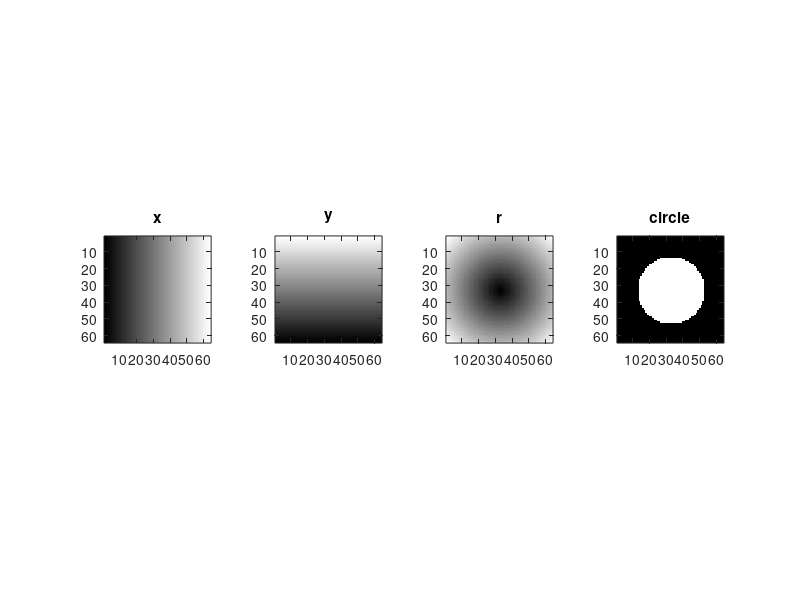
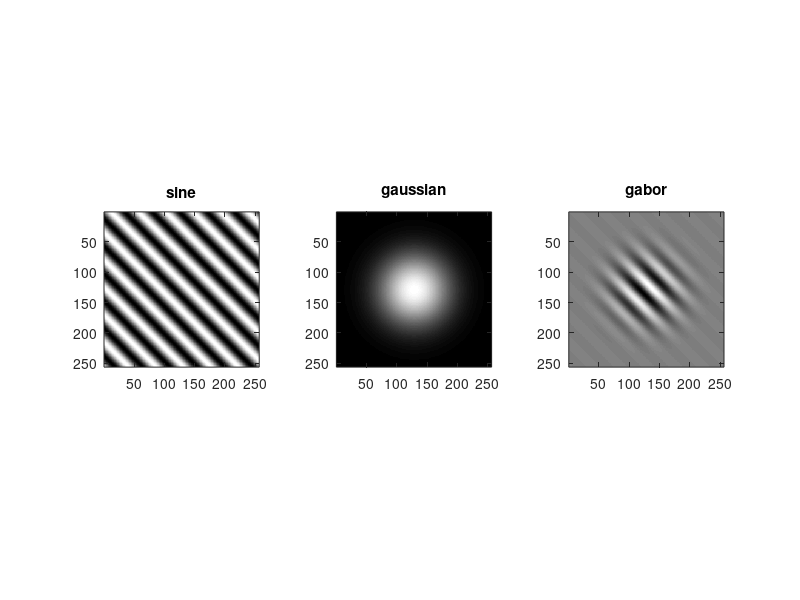

These charts were generated, in order, by the following MATLAB code: (Note: this script raises an error after producing the figures.)
% imagemat.m  How to use coordinate matrices to make images%% make and show coordinate matricesxlist = 1:10;ylist = 1:20;[x,y] = meshgrid(xlist,ylist); % produce the coordinates of a rectangular grid x and yplot(x,y, '.k')subplot(1,3,1); imagesc(x); axis image; title 'x'; colorbar;subplot(1,3,2); imagesc(y); axis image; title 'y'; colorbar;subplot(1,3,3); plot(x,y, 'ok'); set(gca,'xlim',[0,11],'ylim',[0,21]); title 'x and y';colormap gray;%% make and show centered coordinate matricesn = 10;midn = floor(n/2)+1;xylist = (1:n)-midn;[x,y] = meshgrid(xylist,-xylist) % subtract y-values to make y-axis be oriented upwardssubplot(1,3,1); imagesc(x); axis image; title 'x'; colorbar;subplot(1,3,2); imagesc(y); axis image; title 'y'; colorbar;subplot(1,3,3); plot(x,y, 'ok'); axis image; set(gca,'xlim',[-6,5],'ylim',[-5,6]); title 'x and y';colormap gray;%% use centered coordinate matrices to make a circlen = 64;xylist = (1:n)-(floor(n/2)+1);[x,y] = meshgrid(xylist,-xylist);r = sqrt( x.^2 + y.^2 ); % distance of each point from the originim = (r<20);             % threshold to get a circlesubplot(1,4,1); imagesc(x);  axis image; title 'x';subplot(1,4,2); imagesc(y);  axis image; title 'y';subplot(1,4,3); imagesc(r);  axis image; title 'r';subplot(1,4,4); imagesc(im); axis image; title 'circle';colormap gray;%% make a gabor% coordinatesn = 256;xylist = (1:n)-(floor(n/2)+1);[x,y] = meshgrid(xylist,-xylist);% sine wavelambda = 32; % wavelength (256/32 = 8, so 8 repeats)imsin = sin( x * 2*pi/lambda );% plot one rowfigure; plot(imsin(1,:));% gaussian bumpsigma = 40;imbump = exp(-0.5*(x.^2+y.^2)/sigma^2); % sigma is the standard deviation,                                        % amplitude kept at 1% gaborimgab = imsin.*imbump;colormap gray;subplot(1,3,1); imagesc(imsin);   axis image; title 'sine';subplot(1,3,2); imagesc(imbump);  axis image; title 'gaussian';subplot(1,3,3); imagesc(imgab);   axis image; title 'gabor';%% make a rotated gabor% coordinatesn = 256;xylist = (1:n)-(floor(n/2)+1);[x,y] = meshgrid(xylist,-xylist);% rotate coordinatestheta = 45;xrot =   cosd( theta ) * x + sind( theta ) * y; % rotation matrixyrot = - sind( theta ) * x + cosd( theta ) * y;% sine wavelambda = 32;imsin = sin( 2*pi*xrot/lambda );% gaussian bumpsigma = 40;imbump = exp(-0.5*(xrot.^2+yrot.^2)/sigma^2);% gaborimgab = imsin.*imbump;colormap gray;subplot(1,3,1); imagesc(imsin);   axis image; title 'sine';subplot(1,3,2); imagesc(imbump);  axis image; title 'gaussian';subplot(1,3,3); imagesc(imgab);   axis image; title 'gabor';%% make a movie from image matrices% make a movie objectobj = VideoWriter('noise.avi');% open the .avi fileobj.open;% write some framesfor i = 1:24        % make a frame of noise    im = uint8( 255 * rand(256) );        % add the frame to the movie    obj.writeVideo( im );    end% close fileobj.close;